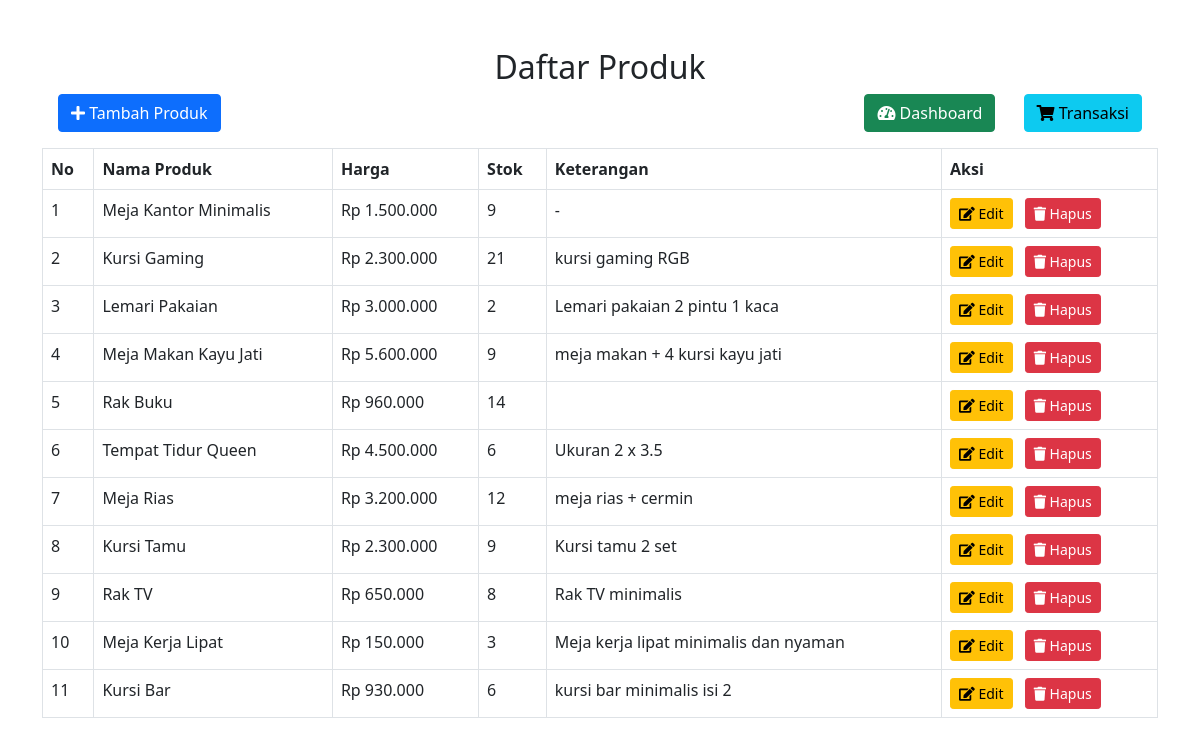
Page /produk/index.php on the committed database.
### tables this page shows
CREATE TABLE `produk` (
  `id_produk` int(11) NOT NULL,
  `nama_produk` varchar(100) NOT NULL,
  `harga` decimal(10,2) NOT NULL,
  `stok` int(11) NOT NULL,
  `keterangan` varchar(200) DEFAULT NULL,
  `created_at` timestamp NOT NULL DEFAULT current_timestamp(),
  `updated_at` timestamp NOT NULL DEFAULT current_timestamp() ON UPDATE current_timestamp()
);

### produk/index.php (the view, shortened to what this page needs)
<?php
include '../db.php';
$sql = "SELECT * FROM produk";
$result = $conn->query($sql);
?>
<!DOCTYPE html>
<html lang="en">
<head>
    <link href="https://cdn.jsdelivr.net/npm/bootstrap@5.0.2/dist/css/bootstrap.min.css" rel="stylesheet">
    <link href="https://cdnjs.cloudflare.com/ajax/libs/font-awesome/5.15.4/css/all.min.css" rel="stylesheet">
</head>
<body>
    <div class="container mt-5">
        <h2 class="text-center">Daftar Produk</h2>
        <div class="row">
            <div class="col-md-4">
                <a href="create.php" class="btn btn-primary mb-3 ms-3"><i class="fas fa-plus"></i> Tambah Produk</a>
            </div>
            <div class="col-md-8 text-md-end">
                <a href="../index.php" class="btn btn-success mb-3 me-4"><i class="fas fa-tachometer-alt"></i> Dashboard</a>
                <a href="../transaksi/index.php" class="btn btn-info mb-3 me-3"><i class="fas fa-shopping-cart"></i> Transaksi</a>
            </div>
        </div>
        <table class="table table-bordered">
            <thead>
                <tr>
                    <th>No</th>
                    <th>Nama Produk</th>
                    <th>Harga</th>
                    <th>Stok</th>
                    <th>Keterangan</th>
                    <th>Aksi</th>
                </tr>
            </thead>
            <tbody>
                <?php $num = 1; ?>
                <?php while ($row = $result->fetch_assoc()) : ?>
                    <tr>
                        <td><?= $num ?></td>
                        <td><?= $row['nama_produk'] ?></td>
                        <td>Rp <?= number_format($row['harga'], 0, ',', '.') ?></td>
                        <td><?= $row['stok'] ?></td>
                        <td><?= $row['keterangan'] ?></td>
                        <td>
                            <a href="edit.php?id=<?= $row['id_produk'] ?>" class="btn btn-warning btn-sm me-2"><i class="fas fa-edit"></i> Edit</a>
                            <a href="delete.php?id=<?= $row['id_produk'] ?>" class="btn btn-danger btn-sm" onclick="return confirm('Apakah Anda yakin?')"><i class="fas fa-trash"></i> Hapus</a>
                        </td>
                    </tr>
                    <?php $num++ ?>
                <?php endwhile; ?>
            </tbody>
        </table>
    </div>
</body>
</html>

### rows in the picture
produk: nama_produk "Meja Kantor Minimalis", harga "1.500.000", stok "9", keterangan "-"
produk: nama_produk "Kursi Gaming", harga "2.300.000", stok "21", keterangan "kursi gaming RGB"
produk: nama_produk "Lemari Pakaian", harga "3.000.000", stok "2", keterangan "Lemari pakaian 2 pintu 1 kaca"
produk: nama_produk "Meja Makan Kayu Jati", harga "5.600.000", stok "9", keterangan "meja makan + 4 kursi kayu jati"
produk: nama_produk "Rak Buku", harga "960.000", stok "14"
produk: nama_produk "Tempat Tidur Queen", harga "4.500.000", stok "6", keterangan "Ukuran 2 x 3.5"
produk: nama_produk "Meja Rias", harga "3.200.000", stok "12", keterangan "meja rias + cermin"
produk: nama_produk "Kursi Tamu", harga "2.300.000", stok "9", keterangan "Kursi tamu 2 set"
produk: nama_produk "Rak TV", harga "650.000", stok "8", keterangan "Rak TV minimalis"
produk: nama_produk "Meja Kerja Lipat", harga "150.000", stok "3", keterangan "Meja kerja lipat minimalis dan nyaman"
produk: nama_produk "Kursi Bar", harga "930.000", stok "6", keterangan "kursi bar minimalis isi 2"
